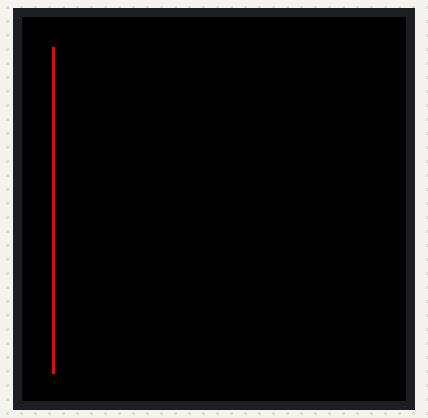
A sketch run on a simulated Arduino Uno, built with avr-gcc and run on an emulated ATmega328P. Shown: 128×128 colour display.

Above: at 0.06 s.
At 3.0 s:
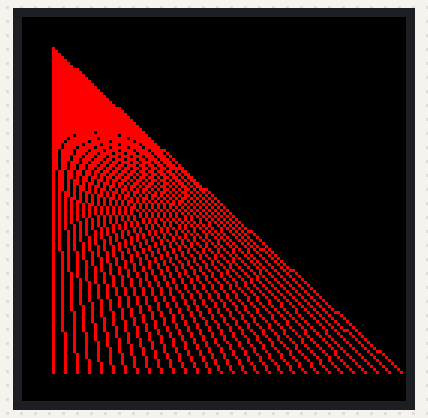
At 7.23 s:
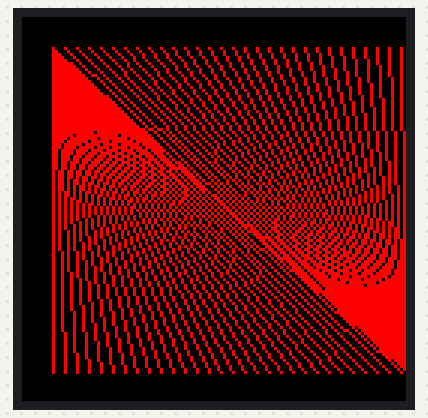
At 7.7 s:
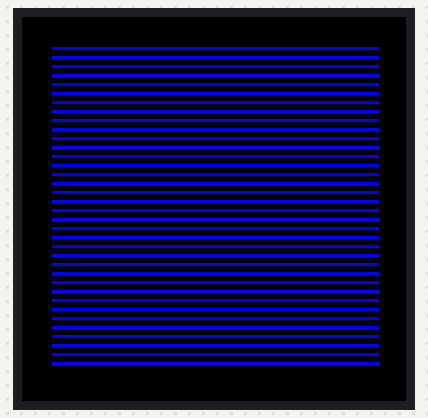
At 10.71 s:
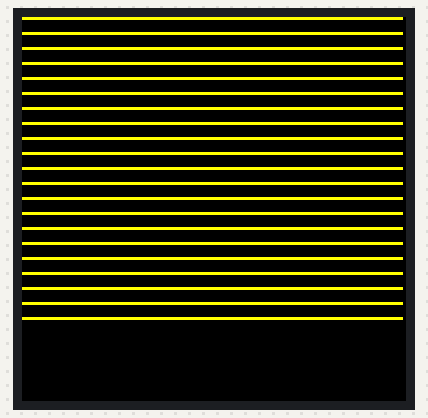
At 13.8 s:
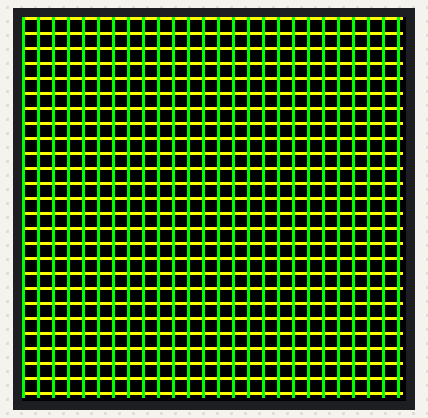

Measured:
- by itself, everything shown: repeats every 14.9 s, in 114 steps
- what the display in image 1 shows lasts 1.1 s, from 3.0 s to 4.1 s
- what the display in image 3 shows lasts 1.1 s, from 7.6 s to 8.7 s

The sketch:

oled_test.ino
```cpp
// Screen dimensions
#define SCREEN_WIDTH  128
#define SCREEN_HEIGHT 128

#define SCLK_PIN 2
#define MOSI_PIN 3
#define DC_PIN   4
#define CS_PIN   5
#define RST_PIN  6

// Color definitions
#define  BLACK           0x0000
#define BLUE            0x001F
#define RED             0xF800
#define GREEN           0x07E0
#define CYAN            0x07FF
#define MAGENTA         0xF81F
#define YELLOW          0xFFE0
#define WHITE           0xFFFF

#include <Adafruit_GFX.h>
#include <Adafruit_SSD1351.h>
#include <SPI.h>
Adafruit_SSD1351 tft = Adafruit_SSD1351(SCREEN_WIDTH, SCREEN_HEIGHT, CS_PIN, DC_PIN, MOSI_PIN, SCLK_PIN, RST_PIN);

void setup() {
  tft.begin();


}

void loop() {
 tft.fillScreen(BLACK);
   for (uint16_t x=0; x < tft.width()-10; x+=4) {
     tft.drawLine(10, 10, x+10, tft.width()-10, RED);
     delay(100);
   }

   delay(1000);
    for (uint16_t x=0; x < tft.width()-10; x+=4) {
     tft.drawLine(tft.width(), tft.height()-10, x+10, 10, RED);
     delay(100);
   }
   delay(100);
   tft.fillScreen(BLACK);
   for (uint16_t x=0; x < tft.width()-20; x+=3) {
     tft.drawLine(10, x+10, tft.width()-10,x+10 ,BLUE);
     delay(10);
   }
   delay(1000);
    tft.fillScreen(BLACK);
   for (uint16_t y=0; y < tft.height()-1; y+=5) {
     tft.drawFastHLine(0, y, tft.width()-1, YELLOW);
     delay(100);
   }
   for (uint16_t x=0; x < tft.width()-1; x+=5) {
     tft.drawFastVLine(x, 0, tft.height()-1, GREEN);
     delay(100);
   }
   delay(1000);


}
```
